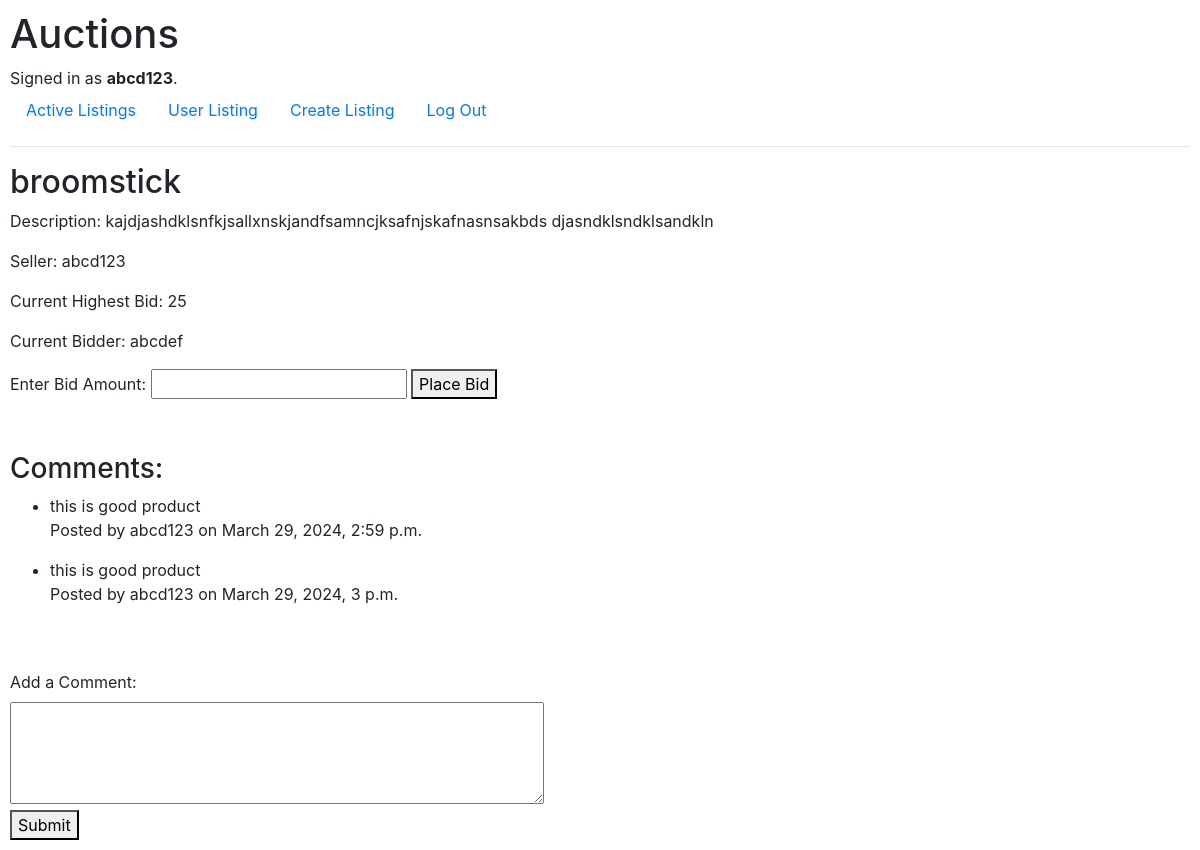
Page /listing/1/ (signed in) on the committed database.
### auctions/models.py (models this page shows, shortened)
class User(AbstractUser):
    pass

class Listing(models.Model):
    seller = models.ForeignKey(User, on_delete=models.CASCADE)
    name = models.CharField(max_length=100,unique=True)
    image = models.ImageField(null=True, blank=True)
    desc = models.TextField()
    current_highest_bid = models.IntegerField(default=0)
    current_bidder = models.ForeignKey(User, on_delete=models.SET_NULL, null=True, blank=True, related_name='current_bids')

class Comment(models.Model):
    listing = models.ForeignKey(Listing,on_delete=models.CASCADE,null=True,related_name='comments')
    user=models.ForeignKey(User, on_delete=models.CASCADE)
    comment=models.TextField()
    timestamp = models.DateTimeField(default=timezone.now)

### auctions/views.py (the view)
# urls.py: path('listing/<int:listing_id>/', views.listing_description, name='listing_description'),
def listing_description(request, listing_id):
    listing = get_object_or_404(Listing, pk=listing_id)
    comments = listing.comments.all()
    if request.method == 'POST':
        content = request.POST.get('comment_content')
        if content:
            new_comment = Comment.objects.create(listing=listing, user=request.user, comment=content)
            return HttpResponseRedirect(reverse('listing_description', args=[listing_id]))
    return render(request, 'auctions/listing_description.html', {'listing': listing, 'comments': comments})

### auctions/templates/auctions/listing_description.html (shortened to what this page needs)
{% extends "auctions/layout.html" %}
{% block body %}
<h2>{{ listing.name }}</h2>
<p>Description: {{ listing.desc }}</p>
<p>Seller: {{listing.seller.username}}</p>
<p>Current Highest Bid: {{ listing.current_highest_bid }}</p>
<p>Current Bidder: {{ listing.current_bidder.username }}</p>
<form method="post" action="{% url 'place_bid' listing.id %}">
    <label for="bid_amount">Enter Bid Amount:</label>
    <input type="" id="bid_amount" name="bid_amount">
    <button type="submit">Place Bid</button>
</form>
<br>
<br>
{% if comments %}
    <h3>Comments:</h3>
    <ul>
        {% for comment in comments %}
            <li>{{ comment.comment }}</li>
            <p>Posted by {{ comment.user.username }} on {{ comment.timestamp }}</p>
        {% endfor %}
    </ul>
{% else %}
    <p>No comments yet.</p>
{% endif %}
<br>
<br>
{% if user.is_authenticated %}
    <form method="post" action="{% url 'listing_description' listing.id %}">
        <label for="comment_content">Add a Comment:</label><br>
        <textarea id="comment_content" name="comment_content" rows="4" cols="50"></textarea><br>
        <button type="submit">Submit</button>
    </form>
{% else %}
    <p>Please <a href="{% url 'login' %}">login</a> to leave a comment.</p>
{% endif %}
{% endblock %}

### auctions/templates/auctions/layout.html (shortened to what this page needs)
{% load static %}
<!DOCTYPE html>
<html lang="en">
    <head>
        <link rel="stylesheet" href="https://stackpath.bootstrapcdn.com/bootstrap/4.4.1/css/bootstrap.min.css">
        <link href="{% static 'auctions/styles.css' %}" rel="stylesheet">
    </head>
    <body>
        <h1>Auctions</h1>
        <div>
            {% if user.is_authenticated %}
                Signed in as <strong>{{ user.username }}</strong>.
            {% else %}
                Not signed in.
            {% endif %}
        </div>
        <ul class="nav">
            <li class="nav-item">
                <a class="nav-link" href="{% url 'index' %}">Active Listings</a>
            </li>
            {% if user.is_authenticated %}
                <li class="nav-item">
                    <a class="nav-link" href="{% url 'user_listing' %}">User Listing</a>
                </li>
                <li class="nav-item">
                    <a class="nav-link" href="{% url 'create_listing' %}">Create Listing</a>
                </li>
                <li class="nav-item">
                    <a class="nav-link" href="{% url 'logout' %}">Log Out</a>
                </li>
            {% endif %}
        </ul>
        <hr>
        {% block body %}
        {% endblock %}
    </body>
</html>

### auctions/static/auctions/styles.css (style rules this page uses)
body { padding: 10px; }

### rows in the picture
User: username "abcd123"
Listing: name "broomstick", desc "kajdjashdklsnfkjsallxnskjandfsamncjksafnjskafnasnsakbds djasndklsndklsandkln", seller.username "abcd123", current_highest_bid "25", current_bidder.username "abcdef"
Comment: comment "this is good product", user.username "abcd123", timestamp "March 29, 2024, 2:59 p.m."
Comment: comment "this is good product", user.username "abcd123", timestamp "March 29, 2024, 3 p.m."
